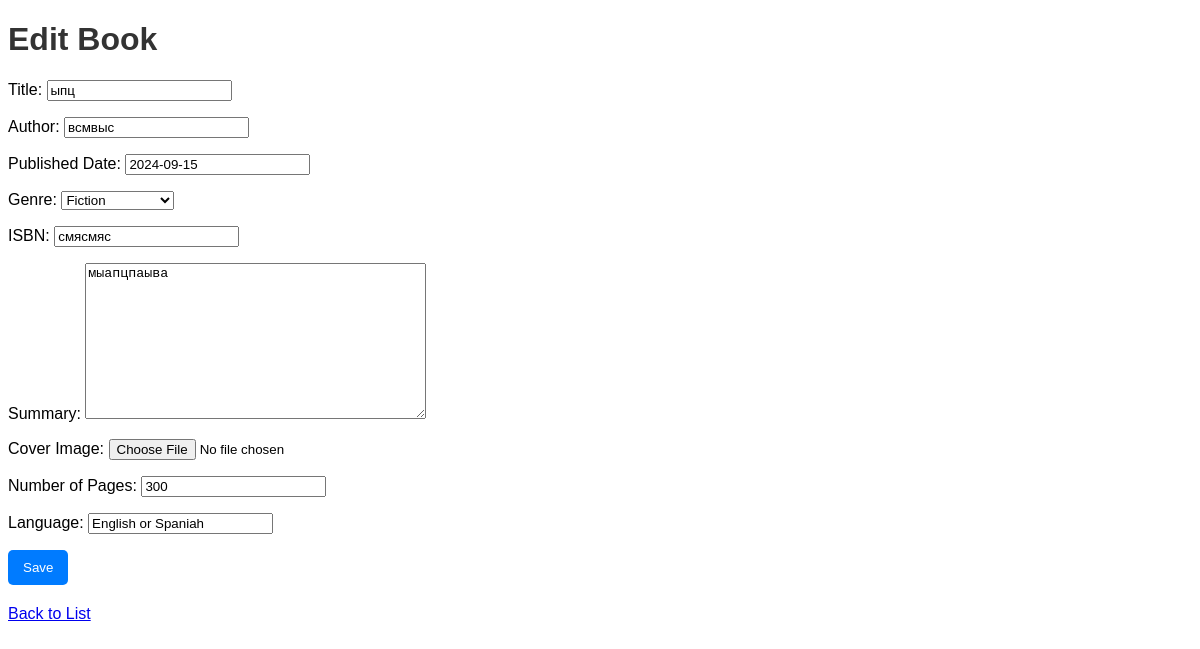
The page /update/3/ on the database its author committed.
### books/models.py (models this page shows, shortened)
class Book(models.Model):
    GENRE_CHOICES = [
        ('fiction', 'Fiction'),
        ('non_fiction', 'Non-Fiction'),
        ('fantasy', 'Fantasy'),
        ('science_fiction', 'Science Fiction'),
        ('biography', 'Biography'),
        ('mystery', 'Mystery'),
        ('romance', 'Romance'),
        ('thriller', 'Thriller'),
    ]
    title = models.CharField(max_length=255, verbose_name='Title', blank=False, db_index=True)
    author = models.CharField(max_length=100, verbose_name='Author', blank=False, db_index=True)
    published_date = models.DateField(verbose_name='Published Date', blank=False, db_index=True)
    genre = models.CharField(max_length=20, choices=GENRE_CHOICES, default='fiction', verbose_name='Genre', blank=False, db_index=True)
    isbn = models.CharField(max_length=13, unique=True, verbose_name='ISBN', blank=False, db_index=True)
    summary = models.TextField(verbose_name='Summary', blank=False, db_index=True)
    cover_image = models.ImageField(upload_to='covers/', blank=True, null=True, verbose_name='Cover Image', db_index=True)
    pages = models.IntegerField(verbose_name='Number of Pages', blank=False, db_index=True)
    language = models.CharField(max_length=30, verbose_name='Language', blank=False, db_index=True)

### books/views.py (the view)
# urls.py: path('update/<int:pk>/', BookUpdateView.as_view(), name='book_update'),
class BookUpdateView(UpdateView):
    model = Book
    form_class = BookForm
    template_name = 'books/book_form.html'
    success_url = reverse_lazy('book_list')

### books/forms.py
class BookForm(forms.ModelForm):
    class Meta:
        model = Book
        fields = '__all__'

### books/templates/books/book_form.html (shortened to what this page needs)
<!DOCTYPE html>
<html>
<head>
</head>
<body>
    <h1>{{ form.instance.pk|yesno:"Edit Book,Create Book" }}</h1>
    <form method="post" enctype="multipart/form-data">
        {{ form.as_p }}
        <div class="form-group">
            <button type="submit">Save</button>
        </div>
    </form>
    <a href="{% url 'book_list' %}">Back to List</a>
</body>
</html>

### books/templates/books/book_form.html (style rules this page uses)
body { font-family: Arial, sans-serif; }
h1 { color: #333; }
form { margin: 20px 0; }
.form-group { margin-bottom: 15px; }
.form-group button { padding: 10px 15px; background-color: #007bff; color: white; border: none; border-radius: 5px; cursor: pointer; }

### rows shown on the page
Book: instance.pk "Edit Book", title "ыпц", author "всмвыс", published_date "2024-09-15", genre "Fiction", isbn "смясмяс", summary "мыапцпаыва", pages "300", language "English or Spaniah"
